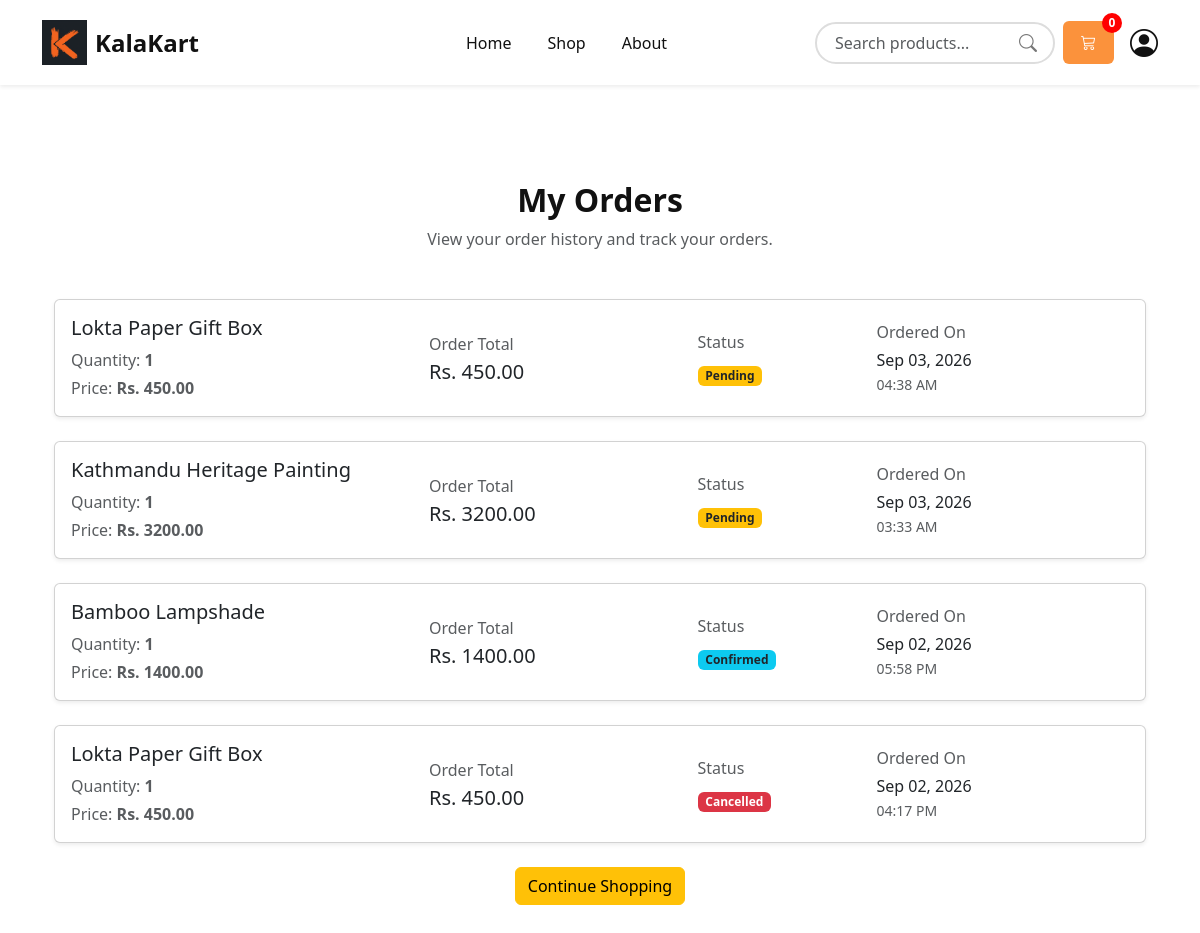
Page /orders/my-orders/ (signed in) on the committed database.
### orders/models.py (models this page shows, shortened)
class Order(models.Model):
    STATUS_CHOICES = (
        ('pending', 'Pending'),
        ('confirmed', 'Confirmed'),
        ('shipped', 'Shipped'),
        ('delivered', 'Delivered'),
        ('cancelled', 'Cancelled'),
    )
    user = models.ForeignKey(
        settings.AUTH_USER_MODEL,
        on_delete=models.CASCADE
    )
    product = models.ForeignKey(
        Product,
        on_delete=models.CASCADE
    )
    quantity = models.PositiveIntegerField(default=1)
    price = models.DecimalField(
        max_digits=10,
        decimal_places=2
    )
    total_price = models.DecimalField(
        max_digits=10,
        decimal_places=2
    )
    status = models.CharField(
        max_length=20,
        choices=STATUS_CHOICES,
        default='pending'
    )
    created_at = models.DateTimeField(
        auto_now_add=True
    )

### products/models.py (models this page shows, shortened)
class Product(models.Model):
    CATEGORY_CHOICES = (
        ('Painting', 'Painting'),
        ('Handicraft', 'Handicraft'),
        ('Jewelry', 'Jewelry'),
        ('Pottery', 'Pottery'),
        ('Wooden Art', 'Wooden Art'),
        ('Traditional Wear', 'Traditional Wear'),
    )
    seller = models.ForeignKey(
        CustomUser,
        on_delete=models.CASCADE
    )
    name = models.CharField(max_length=200)
    category = models.CharField(
        max_length=50,
        choices=CATEGORY_CHOICES
    )
    description = models.TextField()
    price = models.DecimalField(
        max_digits=10,
        decimal_places=2
    )
    stock = models.PositiveIntegerField()
    image = models.ImageField(
        upload_to='products/'
    )
    created_at = models.DateTimeField(auto_now_add=True)

### orders/views.py (the view)
@login_required
def MyOrdersView(request):
    orders = Order.objects.filter(
        user=request.user
    ).order_by("-created_at")
    context = {
        "orders": orders,
    }
    return render(
        request,
        "orders/my_orders.html",
        context
    )

### base_app/context_processors.py (called while the page is built)
def cart_count(request):
    if request.user.is_authenticated:
        items = Cart.objects.filter(user=request.user)
        count = sum(item.quantity for item in items)
    else:
        count = 0
    return {
        "cart_count": count
    }

### Template/orders/my_orders.html (shortened to what this page needs)
{% extends 'base.html' %}
{% block content %}
<section class="container py-5">
    <div class="text-center mb-5">
        <h2 class="fw-bold">
            My Orders
        </h2>
        <p class="text-muted">
            View your order history and track your orders.
        </p>
    </div>
    {% if orders %}
        {% for order in orders %}
        <div class="card shadow-sm mb-4">
            <div class="card-body">
                <div class="row align-items-center g-3">
                    <div class="col-md-4">
                        <h5 class="mb-2">
                            {{ order.product.name }}
                        </h5>
                        <p class="mb-1 text-muted">
                            Quantity:
                            <strong>{{ order.quantity }}</strong>
                        </p>
                        <p class="mb-0 text-muted">
                            Price:
                            <strong>Rs. {{ order.price|floatformat:2 }}</strong>
                        </p>
                    </div>
                    <div class="col-md-3">
                        <p class="mb-1 text-muted">
                            Order Total
                        </p>
                        <h5 class="mb-0">
                            Rs. {{ order.total_price|floatformat:2 }}
                        </h5>
                    </div>
                    <div class="col-md-2">
                        <p class="mb-2 text-muted">
                            Status
                        </p>
                        {% if order.status == "pending" %}
                            <span class="badge bg-warning text-dark">
                                Pending
                            </span>
                        {% elif order.status == "confirmed" %}
                            <span class="badge bg-info text-dark">
                                Confirmed
                            </span>
                        {% elif order.status == "shipped" %}
                            <span class="badge bg-primary">
                                Shipped
                            </span>
                        {% elif order.status == "delivered" %}
                            <span class="badge bg-success">
                                Delivered
                            </span>
                        {% elif order.status == "cancelled" %}
                            <span class="badge bg-danger">
                                Cancelled
                            </span>
                        {% else %}
                            <span class="badge bg-secondary">
                                {{ order.status|title }}
                            </span>
                        {% endif %}
                    </div>
                    <div class="col-md-3">
                        <p class="mb-1 text-muted">
                            Ordered On
                        </p>
                        <p class="mb-0">
                            {{ order.created_at|date:"M d, Y" }}
                        </p>
                        <small class="text-muted">
                            {{ order.created_at|date:"h:i A" }}
                        </small>
                    </div>
                </div>
            </div>
        </div>
        {% endfor %}
        <div class="text-center mt-4">
            <a
                href="{% url 'shop' %}"
                class="btn btn-warning"
            >
                Continue Shopping
            </a>
        </div>
    {% endif %}
</section>
{% endblock %}

### Static/css/style.css (style rules this page uses)
:root { --bg-color: #ffffff; --navbar-color: #ffffff; --text-color: #111111; --main-color: #fb923c; }
body { background-color: var(--bg-color); color: var(--text-color); transition: 0.3s; }

### rows in the picture
Order: product.name "Lokta Paper Gift Box", quantity "1", price "450.00", total_price "450.00", status "Pending", created_at "Sep 03, 2026", created_at "04:38 AM"
Order: product.name "Kathmandu Heritage Painting", quantity "1", price "3200.00", total_price "3200.00", status "Pending", created_at "Sep 03, 2026", created_at "03:33 AM"
Order: product.name "Bamboo Lampshade", quantity "1", price "1400.00", total_price "1400.00", status "Confirmed", created_at "Sep 02, 2026", created_at "05:58 PM"
Order: product.name "Lokta Paper Gift Box", quantity "1", price "450.00", total_price "450.00", status "Cancelled", created_at "Sep 02, 2026", created_at "04:17 PM"

### other values in the picture
{{ cart_count }} "0"
